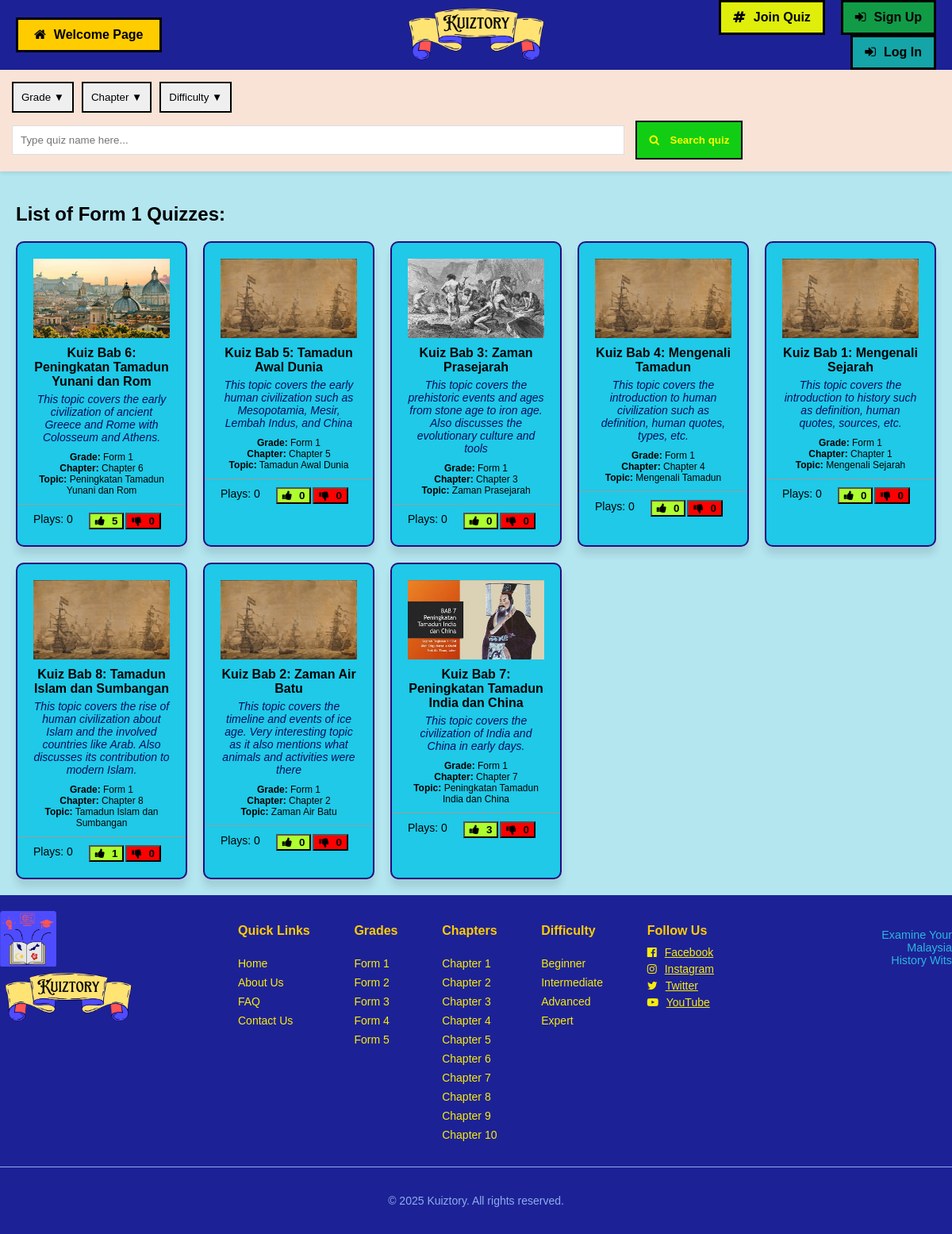
/filterGrade.php?Grade=Form 1, run on the app's committed database.
### tables this page shows
CREATE TABLE `assessment` (
  `AssmtCode` varchar(50) NOT NULL,
  `TeacherID` varchar(50) NOT NULL,
  `AssmtName` varchar(250) NOT NULL,
  `AssmtDesc` varchar(500) NOT NULL,
  `AssmtRegDate` date NOT NULL,
  `AssmtGradeLvl` varchar(20) NOT NULL,
  `AssmtChapter` varchar(20) NOT NULL,
  `AssmtTopic` varchar(250) NOT NULL,
  `AssmtDifficulty` varchar(20) NOT NULL,
  `AssmtVisibility` varchar(20) NOT NULL,
  `AssmtTags` varchar(500) DEFAULT NULL,
  `AssmtBgImg` varchar(250) DEFAULT NULL,
  `AssmtOpenStatus` varchar(50) NOT NULL,
  `LikeCount` int(255) NOT NULL,
  `DislikeCount` int(255) NOT NULL
);

### filterGrade.php (the view, shortened to what this page needs)
<!DOCTYPE html>
<html lang="en">
<head>
    <link rel="stylesheet" href="./styles/searchResult.css">
    <link rel="stylesheet" href="https://cdnjs.cloudflare.com/ajax/libs/font-awesome/4.7.0/css/font-awesome.min.css">
</head>
<body>
    <?php
        include './phpcrud/DBconnection.php';
        $searchGrade = $_GET['Grade'];
    ?>
    <?php
        if(isset($_SESSION['SES_StuID']) || isset($_SESSION['SES_TeaID'])) {
            include "header2.php";
        } else {
            include "header.php";
        }
    ?>
    <?php include "filterbar.php";?>
    <main>
        <h2>List of <?php echo $searchGrade;?> Quizzes:</h2>
        <div class="grid-container">
            <?php
                $query = "SELECT * FROM assessment WHERE AssmtGradeLvl = '$searchGrade';";
                $results = mysqli_query($connection, $query);
                while ($data = mysqli_fetch_assoc($results)) {
                if (empty($data)) {
            ?>
                    <script>
                        alert("Sorry! Quizzes with the grade '<?php echo $searchGrade?>' cannot be found! Please try again.");
                    </script>
            <?php
                } else {
                        $refCode = $data['AssmtCode'];
                        $refName = $data['AssmtName'];
                        $refDesc = $data['AssmtDesc'];
                        $refGrade = $data['AssmtGradeLvl'];
                        $refChapter = $data['AssmtChapter'];
                        $refTopic = $data['AssmtTopic'];
                        $refLike = $data['LikeCount'];
                        $refDislike = $data['DislikeCount'];
                        $refBgImg = $data['AssmtBgImg'];
            ?>
                        <div class="game-card" onclick="location.href='selectedAssessment.php?assmtcode=<?php echo $refCode?>';">
                            <div class="game-image"><img src="./images/assmtBgImg/<?php echo $refBgImg;?>" alt="Quiz Image"></div>
                            <div class="title"><?php echo $refName?></div>
                            <div class="description"><?php echo $refDesc?></div>
                            <div class="grade"><b>Grade:</b> <?php echo $refGrade?></div>
                            <div class="chap"><b>Chapter:</b> <?php echo $refChapter?></div>
                            <div class="topic"><b>Topic:</b> <?php echo $refTopic?></div>
                            <div class="stats">
                                <p>Plays: 0 </p>
                                <button class= "stats-btn-like">
                                    <i class="fa fa-thumbs-up" style="padding-right: 5px;"></i>
                                    <b><?php echo $refLike?></b>
                                </button>
                                <button class= "stats-btn-dislike">
                                    <i class="fa fa-thumbs-down" style="padding-right: 5px;"></i>
                                    <b><?php echo $refDislike?></b>
                                </button>
                            </div>
                        </div>
            <?php
                    }
                }
            ?>
        </div>
    </main>
    <?php include "footer2.php";?>
</body>
</html>

### styles/searchResult.css (style rules this page uses)
body { font-family: 'Trebuchet MS', sans-serif; background: #b4e6f0; margin: 0; }
main { padding: 20px; }
.grid-container { display: grid; grid-template-columns: repeat(auto-fit, minmax(200px, 1fr)); gap: 20px; }
.game-card { border: 2px solid #25097f; border-radius: 10px; padding: 20px; text-align: center; display: flex; flex-direction: column; align-items: center; background: #1fc9e7; box-shadow: 0px 10px 10px rgba(0, 0, 0, 0.1); text-decoration: none; color: black; }
.title { font-weight: bold; margin-bottom: 5px; }
.description { font-size: 14px; color: #060d5e; margin-bottom: 10px; font-style: italic; }
.grade { font-size: 12px; }
.chap { font-size: 12px; }
.topic { font-size: 12px; margin-bottom: 10px; }
.stats-btn-like { background-color: greenyellow; }
.stats-btn-dislike { background-color: red; }

### data on the page
assessment: AssmtBgImg (picture), AssmtName "Kuiz Bab 6: Peningkatan Tamadun Yunani dan Rom", AssmtDesc "This topic covers the early civilization of ancient Greece and Rome with Colosseum and Athens.", AssmtGradeLvl "Form 1", AssmtChapter "Chapter 6", AssmtTopic "Peningkatan Tamadun Yunani dan Rom", LikeCount "5", DislikeCount "0"
assessment: AssmtBgImg (placeholder picture), AssmtName "Kuiz Bab 5: Tamadun Awal Dunia", AssmtDesc "This topic covers the early human civilization such as Mesopotamia, Mesir, Lembah Indus, and China", AssmtGradeLvl "Form 1", AssmtChapter "Chapter 5", AssmtTopic "Tamadun Awal Dunia", LikeCount "0", DislikeCount "0"
assessment: AssmtBgImg (picture), AssmtName "Kuiz Bab 3: Zaman Prasejarah", AssmtDesc "This topic covers the prehistoric events and ages from stone age to iron age. Also discusses the evolutionary culture and tools", AssmtGradeLvl "Form 1", AssmtChapter "Chapter 3", AssmtTopic "Zaman Prasejarah", LikeCount "0", DislikeCount "0"
assessment: AssmtBgImg (placeholder picture), AssmtName "Kuiz Bab 4: Mengenali Tamadun", AssmtDesc "This topic covers the introduction to human civilization such as definition, human quotes, types, etc.", AssmtGradeLvl "Form 1", AssmtChapter "Chapter 4", AssmtTopic "Mengenali Tamadun", LikeCount "0", DislikeCount "0"
assessment: AssmtBgImg (placeholder picture), AssmtName "Kuiz Bab 1: Mengenali Sejarah", AssmtDesc "This topic covers the introduction to history such as definition, human quotes, sources, etc.", AssmtGradeLvl "Form 1", AssmtChapter "Chapter 1", AssmtTopic "Mengenali Sejarah", LikeCount "0", DislikeCount "0"
assessment: AssmtBgImg (placeholder picture), AssmtName "Kuiz Bab 8: Tamadun Islam dan Sumbangan", AssmtDesc "This topic covers the rise of human civilization about Islam and the involved countries like Arab. Also discusses its contribution to modern Islam.", AssmtGradeLvl "Form 1", AssmtChapter "Chapter 8", AssmtTopic "Tamadun Islam dan Sumbangan", LikeCount "1", DislikeCount "0"
assessment: AssmtBgImg (placeholder picture), AssmtName "Kuiz Bab 2: Zaman Air Batu", AssmtDesc "This topic covers the timeline and events of ice age. Very interesting topic as it also mentions what animals and activities were there", AssmtGradeLvl "Form 1", AssmtChapter "Chapter 2", AssmtTopic "Zaman Air Batu", LikeCount "0", DislikeCount "0"
assessment: AssmtBgImg (placeholder picture), AssmtName "Kuiz Bab 7: Peningkatan Tamadun India dan China", AssmtDesc "This topic covers the civilization of India and China in early days.", AssmtGradeLvl "Form 1", AssmtChapter "Chapter 7", AssmtTopic "Peningkatan Tamadun India dan China", LikeCount "3", DislikeCount "0"

### other printed values
$searchGrade "Form 1"
